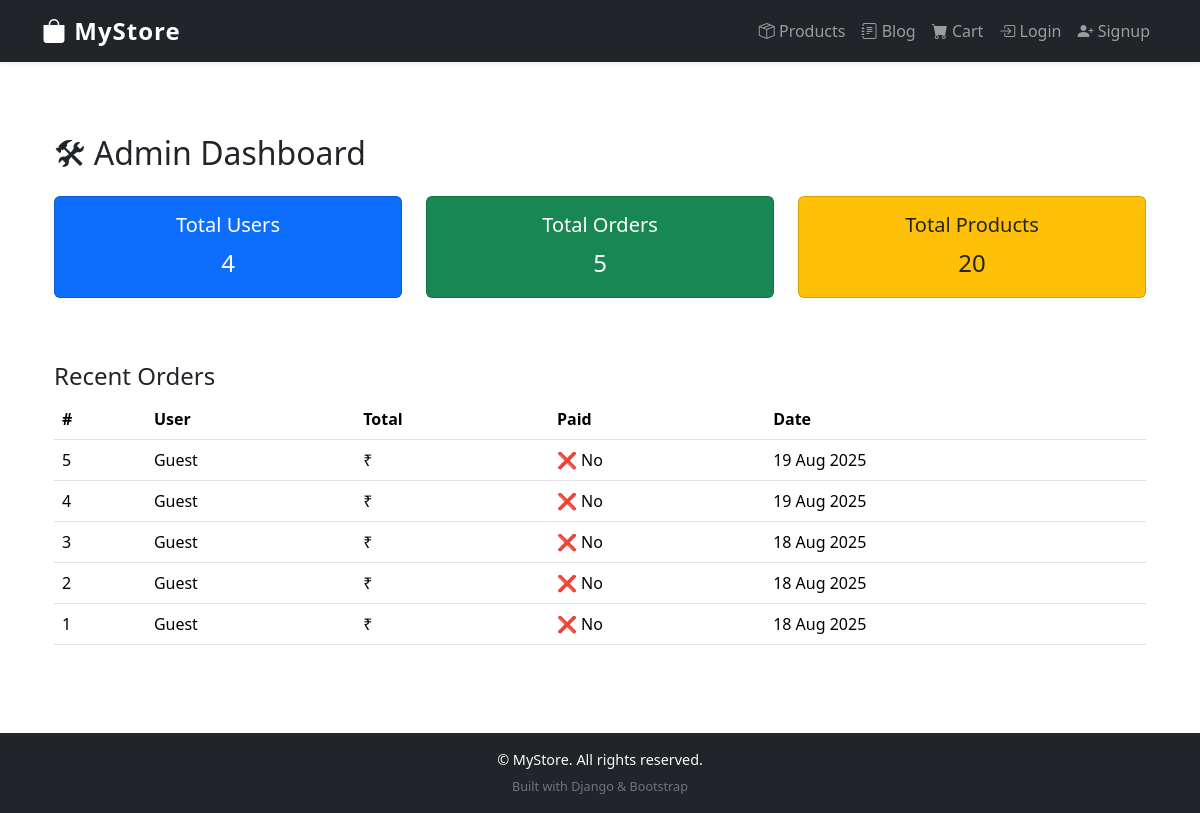
The app's page /adminpanel/ with its own data.
### orders/models.py (models this page shows, shortened)
class Order(models.Model):
    user = models.ForeignKey(
        settings.AUTH_USER_MODEL,   # ✅ Correct way
        on_delete=models.CASCADE,
        related_name='orders'   # ✅ custom related_name
    )
    full_name = models.CharField(max_length=200)
    email = models.EmailField(null=True, blank=True)
    phone = models.CharField(max_length=20, null=True, blank=True)
    address = models.TextField()
    city = models.CharField(max_length=100)
    postal_code = models.CharField(max_length=20)
    created_at = models.DateTimeField(auto_now_add=True)
    paid = models.BooleanField(default=False)

### adminpanel/views.py (the view)
# urls.py: path('', views.dashboard, name='dashboard'),
def dashboard(request):
    total_users = User.objects.count()
    total_orders = Order.objects.count()
    total_products = Product.objects.count()
    recent_orders = Order.objects.order_by('-created_at')[:5]
    context = {
        'total_users': total_users,
        'total_orders': total_orders,
        'total_products': total_products,
        'recent_orders': recent_orders,
    }
    return render(request, 'adminpanel/dashboard.html', context)

### adminpanel/templates/adminpanel/dashboard.html
{% extends "base.html" %}
{% block content %}
<div class="container py-5">
    <h2 class="mb-4">🛠 Admin Dashboard</h2>
    <div class="row">
        <div class="col-md-4">
            <div class="card text-center bg-primary text-white mb-3">
                <div class="card-body">
                    <h5 class="card-title">Total Users</h5>
                    <p class="card-text fs-4">{{ total_users }}</p>
                </div>
            </div>
        </div>
        <div class="col-md-4">
            <div class="card text-center bg-success text-white mb-3">
                <div class="card-body">
                    <h5 class="card-title">Total Orders</h5>
                    <p class="card-text fs-4">{{ total_orders }}</p>
                </div>
            </div>
        </div>
        <div class="col-md-4">
            <div class="card text-center bg-warning text-dark mb-3">
                <div class="card-body">
                    <h5 class="card-title">Total Products</h5>
                    <p class="card-text fs-4">{{ total_products }}</p>
                </div>
            </div>
        </div>
    </div>
    <h4 class="mt-5">Recent Orders</h4>
    <div class="table-responsive">
        <table class="table table-hover align-middle">
            <thead>
                <tr>
                    <th>#</th>
                    <th>User</th>
                    <th>Total</th>
                    <th>Paid</th>
                    <th>Date</th>
                </tr>
            </thead>
            <tbody>
                {% for order in recent_orders %}
                <tr>
                    <td>{{ order.id }}</td>
                    <td>{{ order.user.username|default:"Guest" }}</td>
                    <td>₹{{ order.total_price }}</td>
                    <td>
                        {% if order.paid %}
                            ✅ Yes
                        {% else %}
                            ❌ No
                        {% endif %}
                    </td>
                    <td>{{ order.created_at|date:"d M Y" }}</td>
                </tr>
                {% empty %}
                <tr>
                    <td colspan="5" class="text-center text-muted">No recent orders found.</td>
                </tr>
                {% endfor %}
            </tbody>
        </table>
    </div>
</div>
{% endblock %}

### static/css/style.css (style rules this page uses)
body { font-family: 'Segoe UI', Tahoma, Geneva, Verdana, sans-serif; }

### records on screen
Order: id "5", user.username "Guest", paid "❌ No", created_at "19 Aug 2025"
Order: id "4", user.username "Guest", paid "❌ No", created_at "19 Aug 2025"
Order: id "3", user.username "Guest", paid "❌ No", created_at "18 Aug 2025"
Order: id "2", user.username "Guest", paid "❌ No", created_at "18 Aug 2025"
Order: id "1", user.username "Guest", paid "❌ No", created_at "18 Aug 2025"

### other values on screen
{{ total_users }} "4"
{{ total_orders }} "5"
{{ total_products }} "20"
